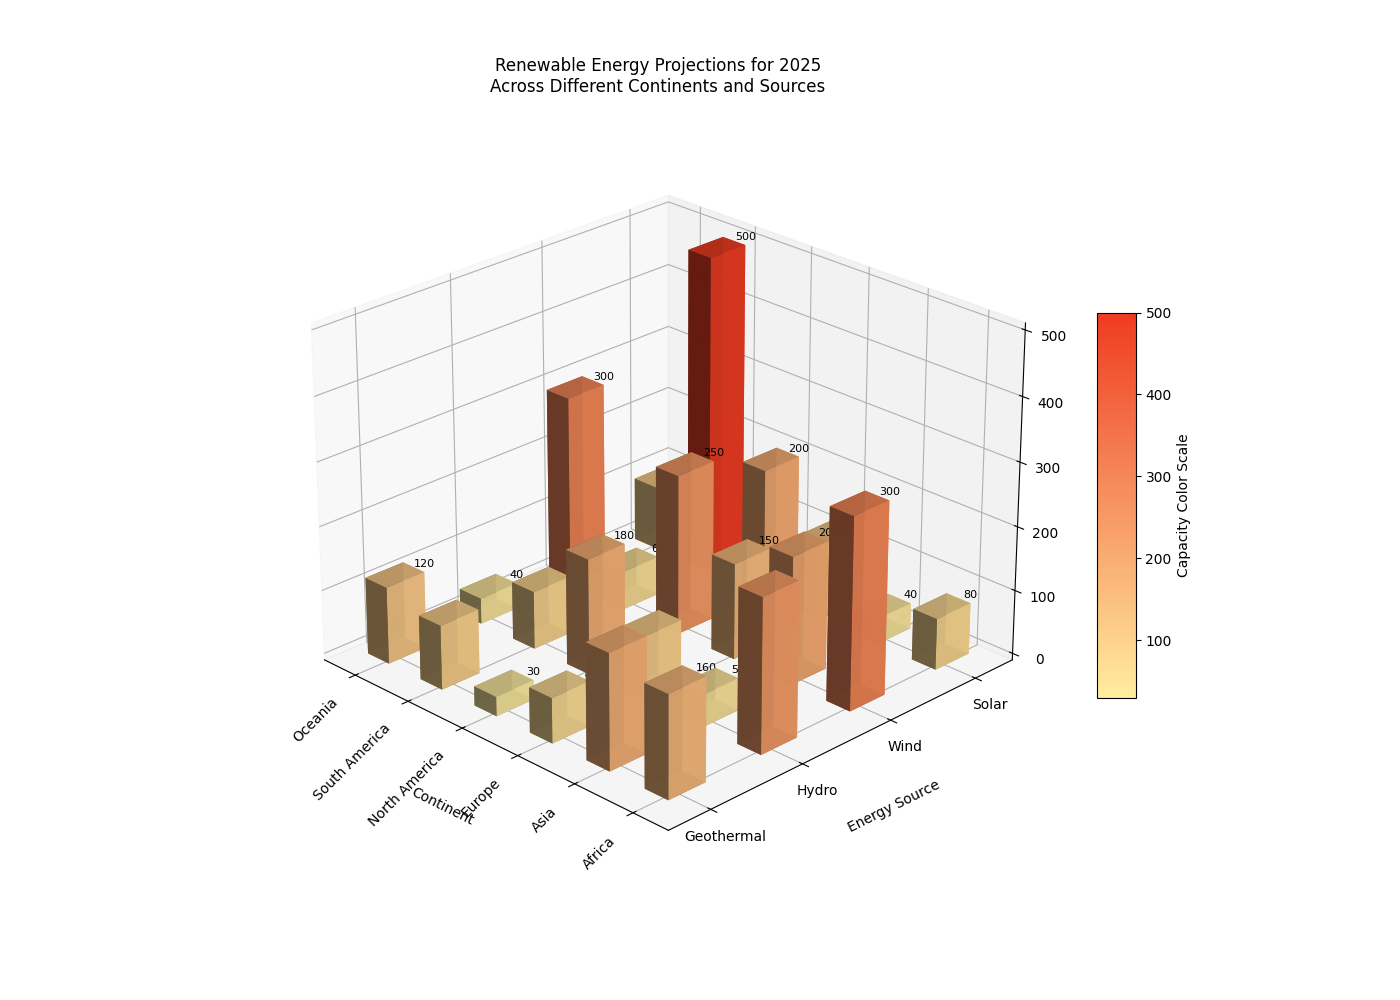

Recreate this plot in Python.
import matplotlib.pyplot as plt
import numpy as np
from mpl_toolkits.mplot3d import Axes3D
from matplotlib.colors import LinearSegmentedColormap

# Data preparation
continents = ['Africa', 'Asia', 'Europe', 'North America', 'South America', 'Oceania']
energy_sources = ['Solar', 'Wind', 'Hydro', 'Geothermal']
# Manually shuffled capacities within each continent group
capacities = np.array([
    [80, 40, 120, 200],    # Africa
    [500, 100, 300, 200],  # Asia
    [150, 250, 60, 300],   # Europe
    [240, 50, 100, 180],   # North America
    [90, 40, 160, 180],    # South America
    [70, 30, 100, 120],    # Oceania
])

# Bar positions
xpos, ypos = np.meshgrid(np.arange(len(continents)), np.arange(len(energy_sources)))
xpos = xpos.flatten()
ypos = ypos.flatten()
zpos = np.zeros_like(xpos)

# Bar dimensions and capacities
dx = dy = 0.4
dz = capacities.flatten()

# Create the figure and 3D axes
fig = plt.figure(figsize=(14, 10))
ax = fig.add_subplot(111, projection='3d')

# Color map for the bars
cmap = LinearSegmentedColormap.from_list('capacity_cmap', ['#ffeda0', '#f03b20'])
norm = plt.Normalize(dz.min(), dz.max())

# Plot each energy source
for i in range(len(energy_sources)):
    xi = xpos[ypos == i]
    yi = ypos[ypos == i]
    zi = dz[ypos == i]
    ax.bar3d(xi, yi, zpos[ypos == i], dx, dy, zi, color=cmap(norm(zi)), alpha=0.9)
    for x, y, z in zip(xi, yi, zi):
        ax.text(x, y, z + 5, f'{z}', ha='center', va='bottom', fontsize=8, color='black')

# Labels and title
ax.set_xlabel('Continent', labelpad=16)
ax.set_ylabel('Energy Source', labelpad=16)
ax.set_zlabel('Capacity (GW)', labelpad=16)
ax.set_title('Renewable Energy Projections for 2025\nAcross Different Continents and Sources', pad=20)

# Custom tick labels
ax.set_xticks(np.arange(len(continents)) + dx/2)
ax.set_xticklabels(continents, rotation=45, ha='right')
ax.set_yticks(np.arange(len(energy_sources)) + dy/2)
ax.set_yticklabels(energy_sources)

# View angle adjustment
ax.view_init(elev=25, azim=135)

# Grid
ax.grid(True, linestyle='--', alpha=0.5)

# Colorbar
sm = plt.cm.ScalarMappable(cmap=cmap, norm=norm)
sm.set_array([])
cbar = fig.colorbar(sm, ax=ax, shrink=0.5, aspect=10)
cbar.set_label('Capacity Color Scale')

# Auto-layout
plt.tight_layout()

# Show plot
plt.show()
